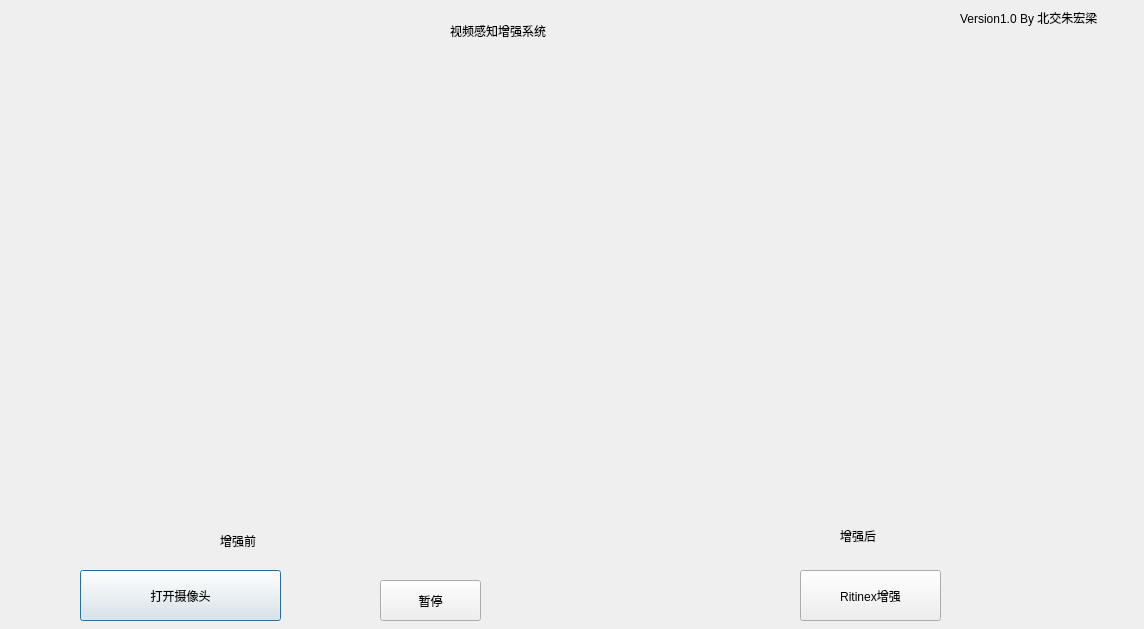
<?xml version="1.0" encoding="UTF-8"?>
<ui version="4.0">
 <class>Dialog</class>
 <widget class="QDialog" name="Dialog">
  <property name="geometry">
   <rect>
    <x>0</x>
    <y>0</y>
    <width>1144</width>
    <height>629</height>
   </rect>
  </property>
  <property name="windowTitle">
   <string>北交视觉实践-视频增强</string>
  </property>
  <widget class="QLabel" name="lblOriginal">
   <property name="geometry">
    <rect>
     <x>50</x>
     <y>70</y>
     <width>501</width>
     <height>441</height>
    </rect>
   </property>
   <property name="contextMenuPolicy">
    <enum>Qt::PreventContextMenu</enum>
   </property>
   <property name="autoFillBackground">
    <bool>true</bool>
   </property>
   <property name="text">
    <string/>
   </property>
  </widget>
  <widget class="QPushButton" name="btnOpenCamera">
   <property name="geometry">
    <rect>
     <x>80</x>
     <y>570</y>
     <width>201</width>
     <height>51</height>
    </rect>
   </property>
   <property name="styleSheet">
    <string notr="true">font: 14pt &quot;幼圆&quot;;
font: 14pt &quot;黑体&quot;;</string>
   </property>
   <property name="text">
    <string>打开摄像头</string>
   </property>
  </widget>
  <widget class="QLabel" name="label">
   <property name="geometry">
    <rect>
     <x>450</x>
     <y>10</y>
     <width>321</width>
     <height>41</height>
    </rect>
   </property>
   <property name="styleSheet">
    <string notr="true">font: 14pt &quot;隶书&quot;;
font: 28pt &quot;隶书&quot;;</string>
   </property>
   <property name="text">
    <string>视频感知增强系统</string>
   </property>
  </widget>
  <widget class="QPushButton" name="btnPauseOrResume">
   <property name="geometry">
    <rect>
     <x>380</x>
     <y>580</y>
     <width>101</width>
     <height>41</height>
    </rect>
   </property>
   <property name="styleSheet">
    <string notr="true">font: 14pt &quot;黑体&quot;;</string>
   </property>
   <property name="text">
    <string>暂停</string>
   </property>
  </widget>
  <widget class="QPushButton" name="Ritinex">
   <property name="geometry">
    <rect>
     <x>800</x>
     <y>570</y>
     <width>141</width>
     <height>51</height>
    </rect>
   </property>
   <property name="styleSheet">
    <string notr="true">font: 14pt &quot;黑体&quot;;</string>
   </property>
   <property name="text">
    <string>Ritinex增强</string>
   </property>
  </widget>
  <widget class="QLabel" name="lblProcessed_2">
   <property name="geometry">
    <rect>
     <x>600</x>
     <y>60</y>
     <width>501</width>
     <height>441</height>
    </rect>
   </property>
   <property name="autoFillBackground">
    <bool>true</bool>
   </property>
   <property name="text">
    <string/>
   </property>
  </widget>
  <widget class="QLabel" name="label_2">
   <property name="geometry">
    <rect>
     <x>220</x>
     <y>530</y>
     <width>61</width>
     <height>21</height>
    </rect>
   </property>
   <property name="styleSheet">
    <string notr="true">font: 10pt &quot;幼圆&quot;;</string>
   </property>
   <property name="text">
    <string>增强前</string>
   </property>
  </widget>
  <widget class="QLabel" name="label_3">
   <property name="geometry">
    <rect>
     <x>840</x>
     <y>520</y>
     <width>71</width>
     <height>31</height>
    </rect>
   </property>
   <property name="styleSheet">
    <string notr="true">font: 10pt &quot;幼圆&quot;;</string>
   </property>
   <property name="text">
    <string>增强后</string>
   </property>
  </widget>
  <widget class="QLabel" name="label_4">
   <property name="geometry">
    <rect>
     <x>960</x>
     <y>10</y>
     <width>171</width>
     <height>16</height>
    </rect>
   </property>
   <property name="text">
    <string>Version1.0 By 北交朱宏梁</string>
   </property>
  </widget>
 </widget>
 <resources/>
 <connections/>
</ui>
